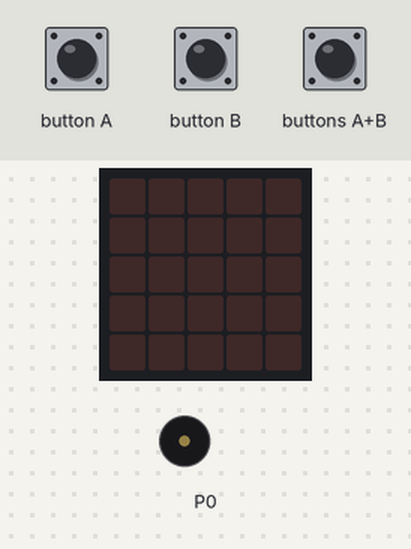
The program below on a simulated BBC micro:bit (MakeCode). On the bench: the board's 5×5 LED display, buzzer (waves = sounding). The inputs (shaded band) are chosen by the test bench. Random numbers come from a fixed seed.

Above: at 1.2 s.
1.3 s: button B pressed for 0.15 s
At 1.9 s:
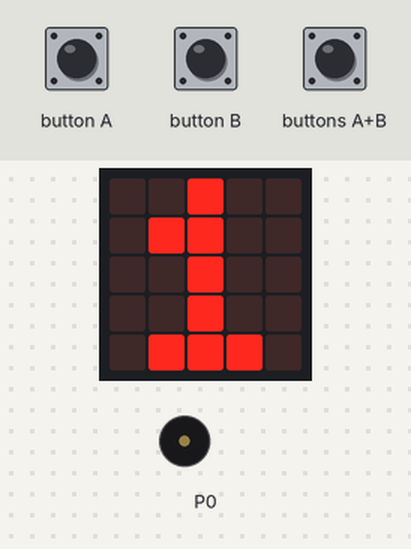
At 3.8 s:
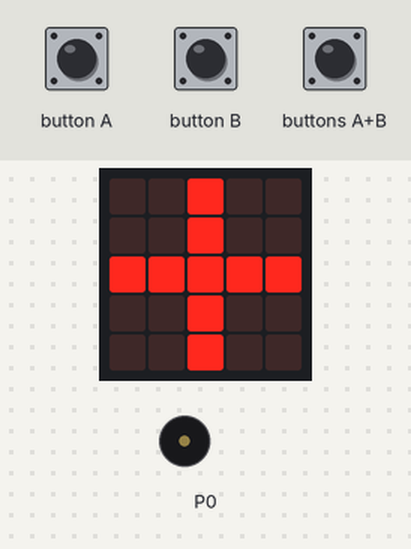
4.4 s: buttons A+B pressed for 0.15 s
At 4.75 s:
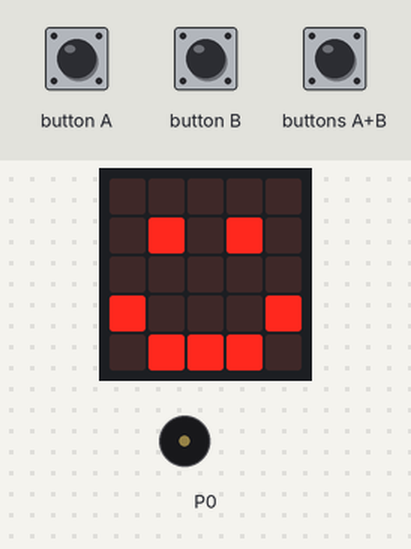
7.5 s: buttons A+B pressed for 1 s
Timing chart, 0 to 17.5 s (numbered marks = the images above; inputs shaded):
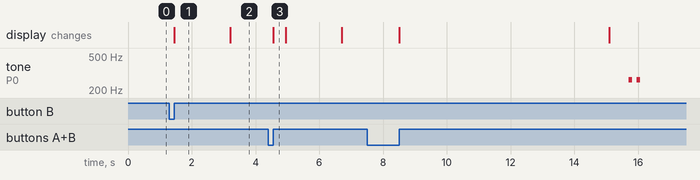

The program:

main.ts
```typescript
let answer = 0
let Avrg = 0
let NbQ = 0
let random = 0
let random2 = 0
input.onButtonPressed(Button.A, function () {
    answer += 1
})
input.onButtonPressed(Button.AB, function () {
    if (Avrg >= NbQ / 2) {
        if (Avrg > NbQ / 2 + NbQ / 4) {
            basic.showLeds(`
                # # . # #
                # # . # #
                . . . . .
                # . . . #
                . # # # .
                `)
        } else {
            basic.showLeds(`
                . . . . .
                . # . # .
                . . . . .
                # . . . #
                . # # # .
                `)
        }
    } else {
        basic.showLeds(`
            . . . . .
            . # . # .
            . . . . .
            . # # # .
            # . . . #
            `)
    }
    NbQ = 0
    Avrg = 0
})
input.onButtonPressed(Button.B, function () {
    answer = 0
    random = 0
    random2 = 0
    basic.clearScreen()
    random += randint(0, 5)
    basic.showNumber(random)
    basic.pause(1000)
    basic.showLeds(`
        . . # . .
        . . # . .
        # # # # #
        . . # . .
        . . # . .
        `)
    basic.pause(1000)
    random2 += randint(0, 5)
    basic.showNumber(random2)
    basic.pause(1000)
    basic.showLeds(`
        . . . . .
        # # # # #
        . . . . .
        # # # # #
        . . . . .
        `)
    basic.pause(8000)
    NbQ += 1
    if (answer == random + random2) {
        basic.showIcon(IconNames.Yes)
        Avrg += Avrg + 1
        music.playMelody("C5 B A - - - - - ", 500)
    } else {
        basic.showIcon(IconNames.No)
        music.playMelody("C - C - - - - - ", 500)
    }
})
basic.forever(function () {

})
```

test.ts
```typescript
// les tests vont ici ; cela ne sera pas compilé si ce paquet est utilisé en tant qu'extension.
```

Measured:
- after the input at 1.3 s, the display: changes after 0.15 s (image 1)
- what the display in image 1 shows lasts 1.7 s, from 1.5 s to 3.2 s
- what the display in image 3 shows lasts 0.4 s, from 4.6 s to 5.0 s
